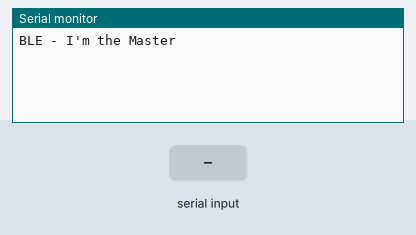
The sketch below on a simulated Arduino Uno, built with avr-gcc and run on an emulated ATmega328P. Parts: the last lines printed to the serial monitor. Inputs (shaded band) come from the test bench.

Above: at 1.3 s.
1.4 s: "1" received over the second serial link
At 3.3 s:
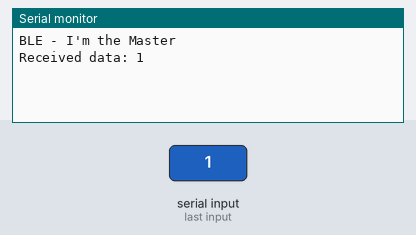
3.6 s: "0" received over the second serial link
At 4.9 s:
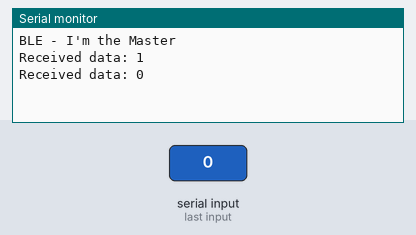
5.1 s: "2" received over the second serial link
At 5.6 s:
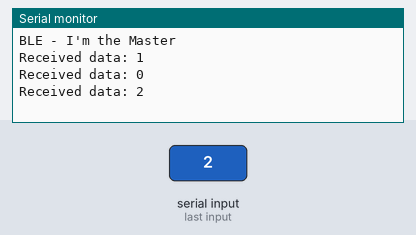

The sketch:

Master_HM10.ino
```cpp
#include <SoftwareSerial.h>

int sensorValue = 0;  // variable to store the value coming from the sensor
SoftwareSerial mySerial(3, 2); // RX, TX

void setup() {
  Serial.begin(9600);
  mySerial.begin(9600);
  mySerial.print("AT+ROLE1");
  delay(100);
  Serial.println("BLE - I'm the Master");
}

void loop() {

  if (mySerial.available())
  {
  Serial.print("Received data: ");
  while (mySerial.available())  {
  Serial.write(mySerial.read());
  }
  Serial.println("");
  }
  delay(1000);
}
```

Measured:
- after the input at 1.4 s, the serial monitor: prints a new line after 0.71 s (image 1)
- after the input at 3.6 s, the serial monitor: prints a new line after 0.51 s (image 2)
- after the input at 5.1 s, the serial monitor: prints a new line at once (image 3)
